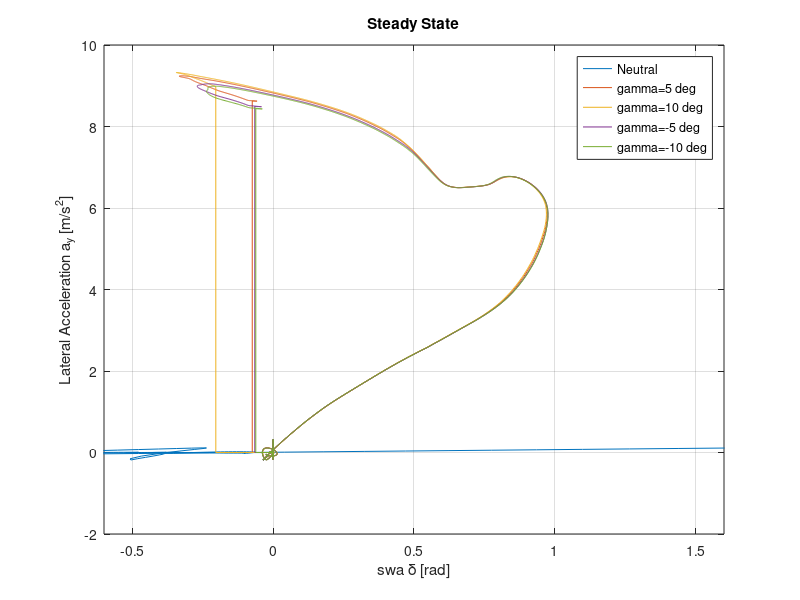
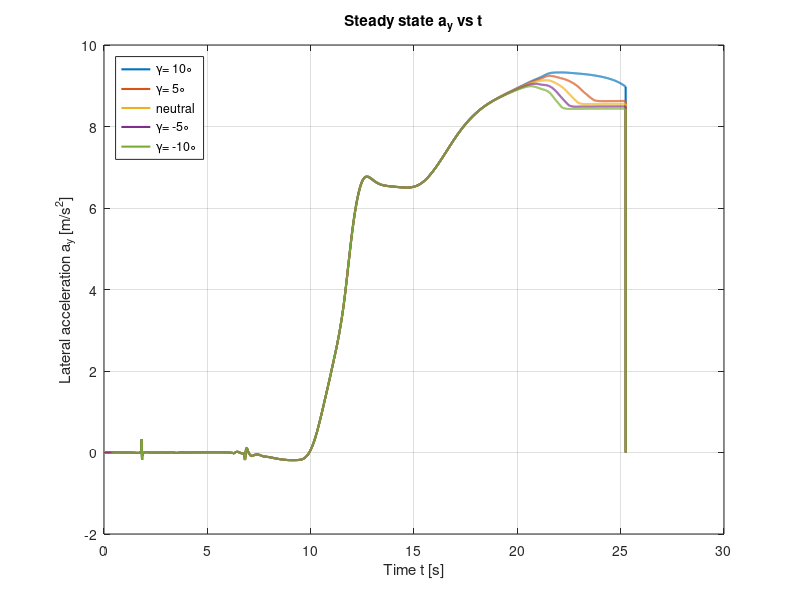
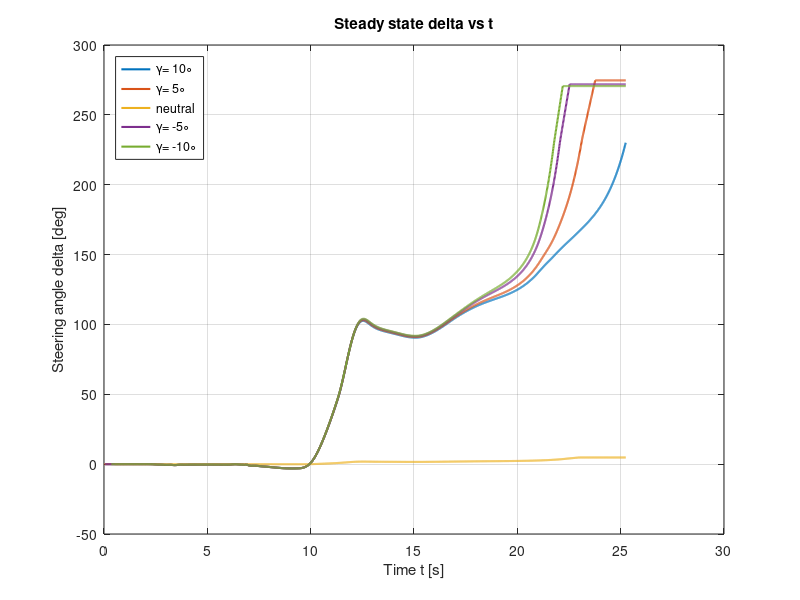
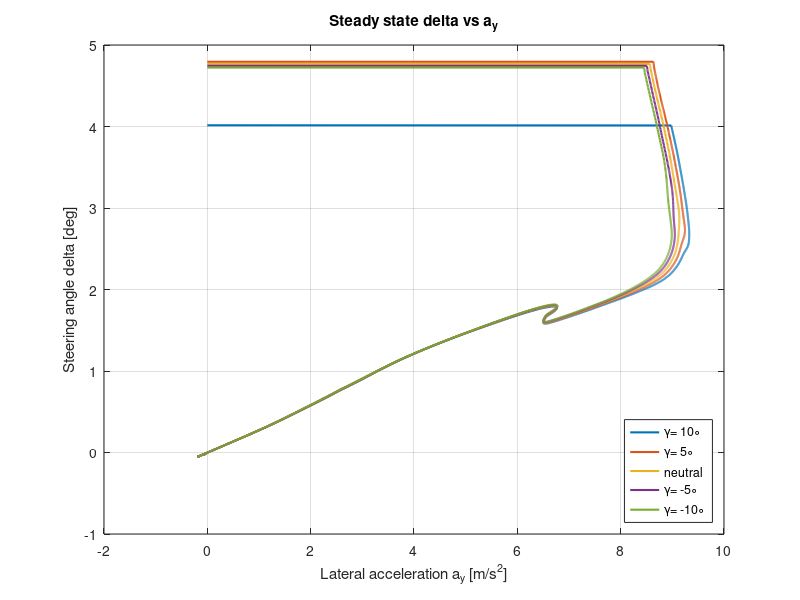

These charts were generated, in order, by the following MATLAB code:
%%
clear all;

load("rad_ay.mat");
figure(1);

plot(rad_neu*180/pi, ay_neu);
hold on;
plot(rad_5*180/pi, ay_5);
plot(rad_10*180/pi, ay_10);
plot(rad_neg5*180/pi, ay_neg5);
plot(rad_neg10*180/pi, ay_neg10);
hold off;

xlabel('swa \delta [rad]');
ylabel('Lateral Acceleration a_y [m/s^2]');
title("Steady State");
legend("Neutral","\gamma=5 deg","\gamma=10 deg","\gamma=-5 deg","\gamma=-10 deg","Location","northeast");
grid on;
axis([-0.6 1.6 -2 10]);


%%
% data = cell(1,5);
% 
% for i = 1:2
%     filename_pos = [num2str(5*i),'_SSA_vs_SWA.csv'];
%     filename_neg = [num2str(5*i),'neg_SSA_vs_SWA.csv'];
%     data{i} = importdata(filename_pos);
%     data{6-i} = importdata(filename_neg);
% end
% i = 3;
% filename = 'Neutral_SteerSSA_vs_steerangle.csv';
% data{i} = importdata(filename);
% 
% figure(1);
% for i = 1:size(data,2)
%     
%     hold on;
%     plot(data{i}(:,2), data{i}(:,1));
%     plot(data{i}(:,2), data{i}(:,1));
%     title('Steady State');
% end


%%
clear all;
load("ssa_swa.mat");

figure(2);
plot(t_10, ay_10,'LineWidth',1.5);
hold on;
plot(t_5, ay_5,'LineWidth',1.5);
plot(t_neu, ay_neu,'LineWidth',1.5);
plot(t_neg5, ay_neg5,'LineWidth',1.5);
plot(t_neg10, ay_neg10,'LineWidth',1.5);
hold off;
xlabel("Time t [s]");
ylabel("Lateral acceleration a_y [m/s^2]");
title("Steady state a_y vs t");
grid on;
legend('\gamma= 10\circ','\gamma= 5\circ','neutral','\gamma= -5\circ','\gamma= -10\circ','Location','Northwest');


figure(3);
plot(t_10, rad_10*180/pi,'LineWidth',1.5);
hold on;
plot(t_5, rad_5*180/pi,'LineWidth',1.5);
plot(t_neu, rad_neu,'LineWidth',1.5);
plot(t_neg5, rad_neg5*180/pi,'LineWidth',1.5);
plot(t_neg10, rad_neg10*180/pi,'LineWidth',1.5);
hold off;
xlabel("Time t [s]");
ylabel("Steering angle \delta [deg]");
title("Steady state \delta vs t");
grid on;
legend('\gamma= 10\circ','\gamma= 5\circ','neutral','\gamma= -5\circ','\gamma= -10\circ','Location','Northwest');

%%
figure(4);
plot(ay_10(700:end), rad_10(700:end),'LineWidth',1.5);
hold on;
plot(ay_5(700:end), rad_5(700:end),'LineWidth',1.5);
plot(ay_neu(700:end), rad_neu(700:end),'LineWidth',1.5);
plot(ay_neg5(700:end), rad_neg5(700:end),'LineWidth',1.5);
plot(ay_neg10(700:end), rad_neg10(700:end),'LineWidth',1.5);
hold off;
ylabel("Steering angle \delta [deg]");
xlabel("Lateral acceleration a_y [m/s^2]");
title("Steady state \delta vs a_y");
grid on;
legend('\gamma= 10\circ','\gamma= 5\circ','neutral','\gamma= -5\circ','\gamma= -10\circ','Location','Southeast');

